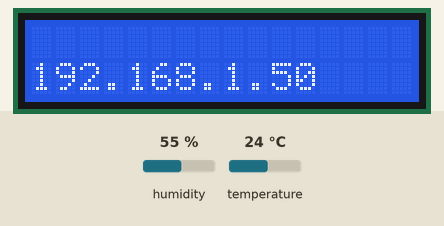
This sketch was run on a simulated ESP8266 (NodeMCU). Shown: 16×2 character LCD. Inputs (shaded band) come from the test bench; at power-on: humidity 55 %, temperature 24 °C. WiFi joins after 1.5 s; servers stay silent unless stated; uploads are accepted with an empty reply; what the sketch prints to the serial monitor is not drawn.

Above: at 2.1 s.
At 10.2 s:
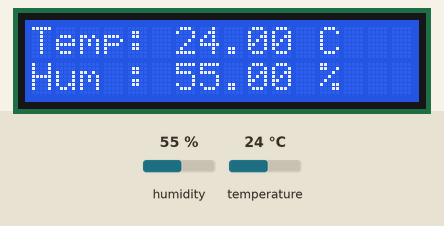
At 20.2 s:
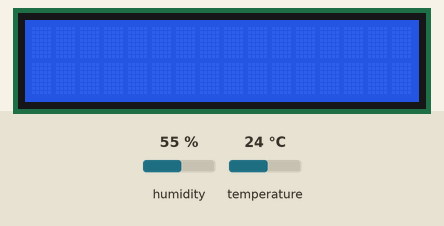

Measured:
- what the display in image 0 shows lasts 8.0 s, from 2.1 s to 10.1 s
- what the display in image 1 shows lasts 10.1 s, from 10.1 s to 20.2 s
- what the display in image 2 shows lasts 33.2 s, from 20.2 s to 53.4 s

The sketch:

Code_final_wifiTempHum.ino
```cpp
#include <ESP8266WiFi.h>
#include <ESP8266HTTPClient.h>
#include <WiFiClient.h>
#include <SHT21.h>
#include <LiquidCrystal_I2C.h>

// Variables
#define STASSID "Livebox-9BBC"
#define STAPSK  "YFNc6evoH3RZ26x4h5"
int lcdColumns = 16;
int lcdRows = 2;
LiquidCrystal_I2C lcd(0x27, lcdColumns, lcdRows);
SHT21 sht;
float temp;
float humidity;
String serverName = "http://92.167.119.186:8080/";


void setup() {
  Serial.begin(115200);

// Setup du LCD pour préparer l'écran LCD à un affichage
  lcd.init();
  lcd.backlight();

// Setup du WiFi pour montrer sa connexion réussie et avec l'adresse IP affiché
  WiFi.begin(STASSID, STAPSK);

  while (WiFi.status() != WL_CONNECTED) {
    delay(2000);
    Serial.print(".");
  }
  Serial.println("");
  Serial.print("Connected! IP address: ");
  Serial.println(WiFi.localIP());
  lcd.clear();
  lcd.setCursor(0,1);
  lcd.print(WiFi.localIP());
  delay(5000);
}

void loop() {

// Température
temp = sht.getTemperature();
humidity = sht.getHumidity();

// Affichage des données de Température et d'Humidité sur le Moniteur Série
  Serial.print("Temp: ");			// print readings
  Serial.print(temp);
  Serial.print("Humidity: ");
  Serial.println(humidity);
  delay(3000);

// Affichage des données de Température et d'Humidité sur l'écran LCD
  lcd.clear();
  lcd.setCursor(0,0);
  lcd.print("Temp: ");
  lcd.print(temp);
  lcd.print(" C");
  lcd.setCursor(0,1);
  lcd.print("Hum : ");
  lcd.print(humidity);
  lcd.print(" %");
  delay(10000);
  lcd.clear();

// Requête HTTP
   if (WiFi.status() == WL_CONNECTED) {   // Check connection Wifi
    HTTPClient http;    // Declare object of class HTTPClient
      // Your Domain name with URL path or IP address with path
      http.begin(serverName);

      // Specify content-type header
      //http.addHeader("Content-Type", "application/x-www-form-urlencoded");
      // Data to send with HTTP POST
      //String httpRequestData = "api_key=tPmAT5Ab3j7F9&sensor=BME280&value1=24.25&value2=49.54&value3=1005.14";
      // Send HTTP POST request
      //int httpResponseCode = http.POST(httpRequestData);

      // If you need an HTTP request with a content type: application/json, use the following:
      //http.addHeader("Content-Type", "application/json");
      //int httpResponseCode = http.POST("{\"api_key\":\"tPmAT5Ab3j7F9\",\"sensor\":\"BME280\",\"value1\":\"24.25\",\"value2\":\"49.54\",\"value3\":\"1005.14\"}");

      // If you need an HTTP request with a content type: text/plain
      http.addHeader("Content-Type", "application/json");
      int httpResponseCode = http.POST("Hello, World!");

      Serial.print("HTTP Response code: ");
      Serial.println(httpResponseCode);

    http.end();  // Close connection
   }
   else {
    Serial.println("Error in WiFi connection"); // If, the connection isn't working, print in serial monitor this message
   }
  delay(30000);  // Send a request every 3 seconds
}
```
